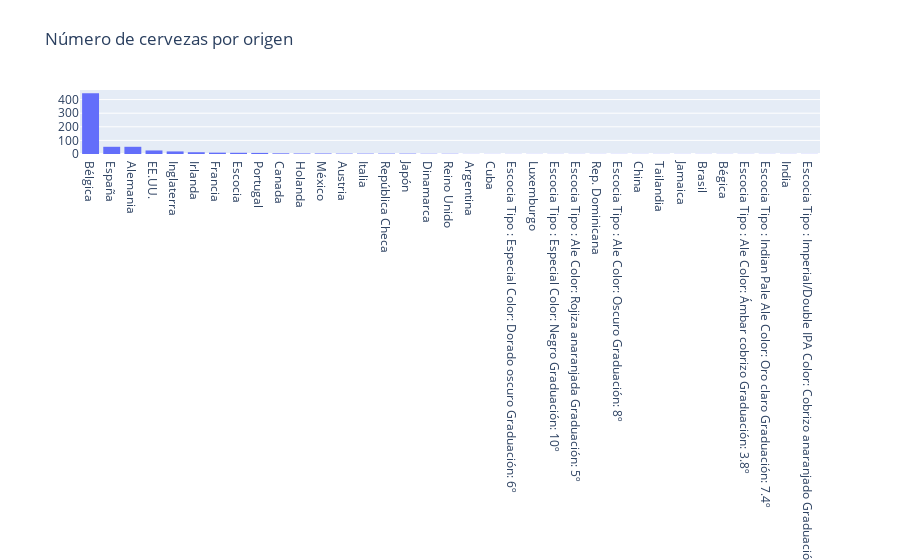
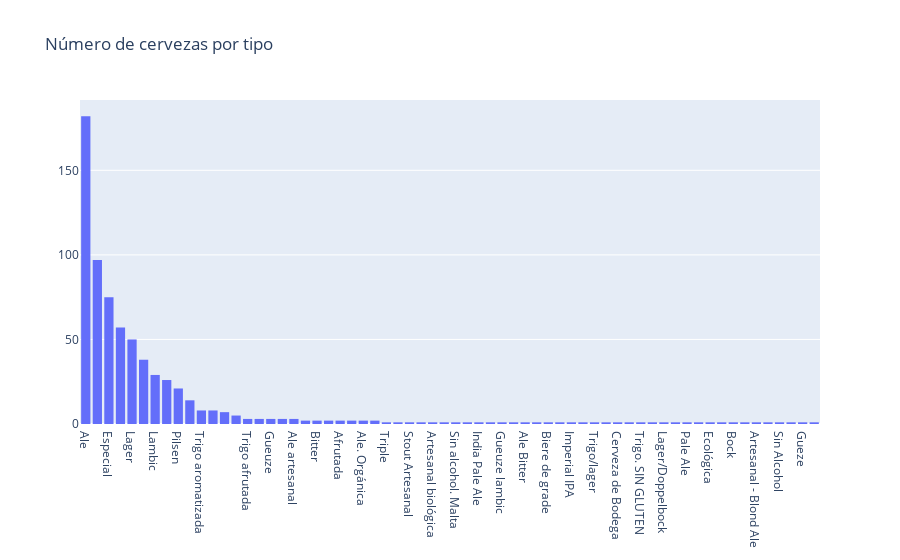
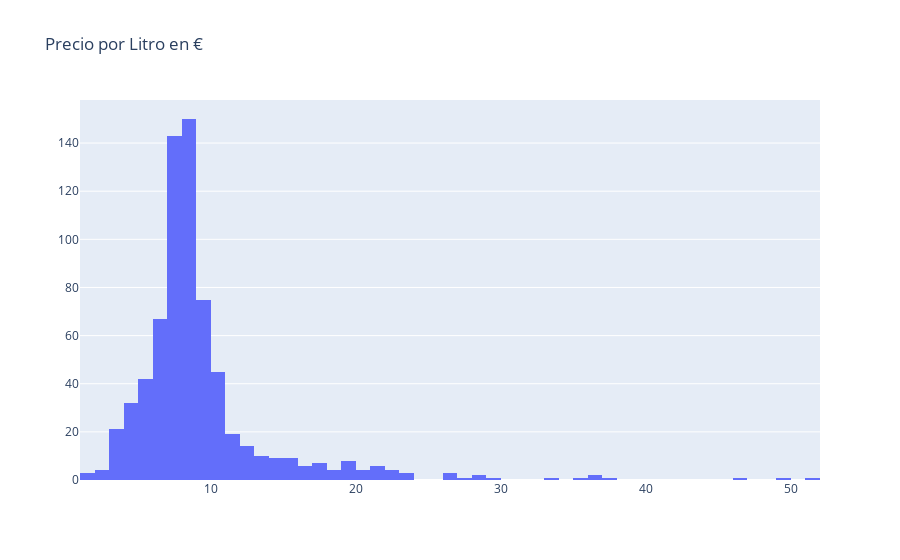

Source (notebook cell) for these figures, in order:
### Code cell
import plotly.graph_objects as go
from collections import Counter

fig = go.Figure()
fig.add_trace(go.Histogram(histfunc="count", y=data['Nombre de la Cerveza'], x=data['Origen'], name="COUNT")).update_xaxes(categoryorder="total descending")
fig.update_layout(
    title="Número de cervezas por origen"
)
fig.show()

fig = go.Figure()
fig.add_trace(go.Histogram(histfunc="count", y=data['Nombre de la Cerveza'], x=data['Tipo'], name="COUNT")).update_xaxes(categoryorder="total descending")
fig.update_layout(
    title="Número de cervezas por tipo"
)
fig.show()

fig = go.Figure()
fig.add_trace(go.Histogram(histfunc="count", y=df['Precio por Litro en €'], x=df['Precio por Litro en €'], name="COUNT")).update_xaxes(categoryorder="total descending")
fig.update_layout(
    title="Precio por Litro en €"
)
fig.show()

### Figure 1 — Plotly figure (JSON) as saved in the notebook; plotly's stock layout.template omitted (floating-point values rounded to 4 significant figures; data arrays with more than 128 entries replaced by an {"elided": "..."} marker saying what was removed)
{"data": [{"histfunc": "count", "name": "COUNT", "type": "histogram", "x": {"elided": "684 str values"}, "y": {"elided": "684 str values"}}], "layout": {"title": {"text": "Número de cervezas por origen"}, "xaxis": {"categoryorder": "total descending"}}}

### Figure 2 — Plotly figure (JSON) as saved in the notebook; plotly's stock layout.template omitted (floating-point values rounded to 4 significant figures; data arrays with more than 128 entries replaced by an {"elided": "..."} marker saying what was removed)
{"data": [{"histfunc": "count", "name": "COUNT", "type": "histogram", "x": {"elided": "684 str values"}, "y": {"elided": "684 str values"}}], "layout": {"title": {"text": "Número de cervezas por tipo"}, "xaxis": {"categoryorder": "total descending"}}}

### Figure 3 — Plotly figure (JSON) as saved in the notebook; plotly's stock layout.template omitted (floating-point values rounded to 4 significant figures; data arrays with more than 128 entries replaced by an {"elided": "..."} marker saying what was removed)
{"data": [{"histfunc": "count", "name": "COUNT", "type": "histogram", "x": {"elided": "988 str values"}, "y": {"elided": "988 str values"}}], "layout": {"title": {"text": "Precio por Litro en €"}, "xaxis": {"categoryorder": "total descending"}}}
